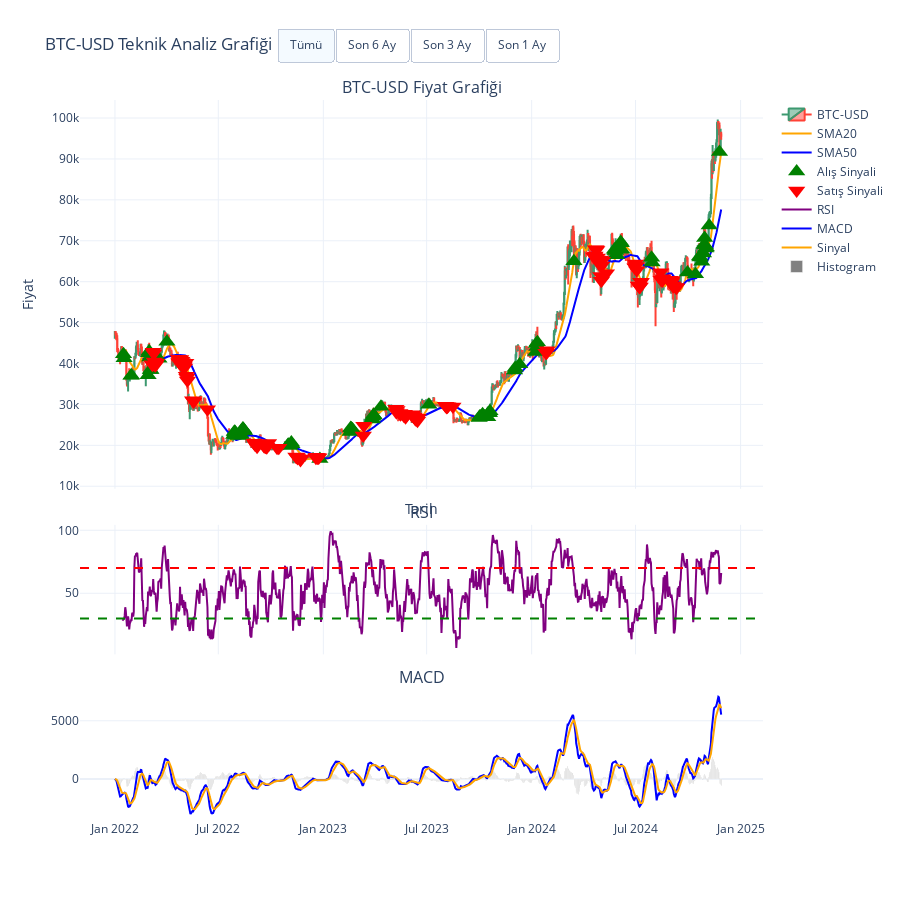

Notebook code for this chart:
### Code cell
# Plotly ile interaktif grafik oluşturma
# Ana grafik ve 2 alt grafik için figure oluşturma
fig = go.Figure()

# Subplot'ları oluşturma
fig = make_subplots(rows=3, cols=1, 
                    shared_xaxes=True,
                    vertical_spacing=0.05,
                    row_heights=[0.6, 0.2, 0.2],
                    subplot_titles=('BTC-USD Fiyat Grafiği', 'RSI', 'MACD'))

# Ana grafik - Mum grafiği ve MA'lar
fig.add_trace(go.Candlestick(x=data.index,
                            open=data['Open'],
                            high=data['High'],
                            low=data['Low'],
                            close=data['Close'],
                            name='BTC-USD'), row=1, col=1)

fig.add_trace(go.Scatter(x=data.index, y=data['SMA20'], 
                        name='SMA20', line=dict(color='orange')), row=1, col=1)
fig.add_trace(go.Scatter(x=data.index, y=data['SMA50'], 
                        name='SMA50', line=dict(color='blue')), row=1, col=1)

# Alım-satım sinyalleri
buy_signals = data[data['Combined_Signal'] == 1].index
fig.add_trace(go.Scatter(x=buy_signals, 
                        y=data.loc[buy_signals, 'Low'] * 0.99,
                        mode='markers',
                        marker=dict(symbol='triangle-up', size=15, color='green'),
                        name='Alış Sinyali'), row=1, col=1)

sell_signals = data[data['Combined_Signal'] == -1].index
fig.add_trace(go.Scatter(x=sell_signals, 
                        y=data.loc[sell_signals, 'High'] * 1.01,
                        mode='markers',
                        marker=dict(symbol='triangle-down', size=15, color='red'),
                        name='Satış Sinyali'), row=1, col=1)

# RSI grafiği
fig.add_trace(go.Scatter(x=data.index, y=data['RSI'], 
                        name='RSI', line=dict(color='purple')), row=2, col=1)
# RSI için 70 ve 30 seviyeleri
fig.add_hline(y=70, line_dash="dash", line_color="red", row=2, col=1)
fig.add_hline(y=30, line_dash="dash", line_color="green", row=2, col=1)

# MACD grafiği
fig.add_trace(go.Scatter(x=data.index, y=data['MACD'], 
                        name='MACD', line=dict(color='blue')), row=3, col=1)
fig.add_trace(go.Scatter(x=data.index, y=data['Signal_Line'], 
                        name='Sinyal', line=dict(color='orange')), row=3, col=1)
# MACD Histogram
fig.add_trace(go.Bar(x=data.index, y=data['MACD_Histogram'], 
                    name='Histogram', marker_color='gray'), row=3, col=1)

# Grafik düzeni ayarları
fig.update_layout(
    title='BTC-USD Teknik Analiz Grafiği',
    yaxis_title='Fiyat',
    xaxis_title='Tarih',
    template='plotly_white',
    xaxis_rangeslider_visible=False,
    height=900  # Grafik yüksekliğini artır
)

# Zaman aralığı seçimi için butonlar
fig.update_layout(
    updatemenus=[
        dict(
            type="buttons",
            direction="right",
            x=0.7,
            y=1.1,
            showactive=True,
            buttons=list([
                dict(
                    label="Tümü",
                    method="relayout",
                    args=[{"xaxis.autorange": True, "yaxis.autorange": True}]
                ),
                dict(
                    label="Son 6 Ay",
                    method="relayout",
                    args=[{"xaxis.range": [data.index[-180], data.index[-1]]}]
                ),
                dict(
                    label="Son 3 Ay",
                    method="relayout",
                    args=[{"xaxis.range": [data.index[-90], data.index[-1]]}]
                ),
                dict(
                    label="Son 1 Ay",
                    method="relayout",
                    args=[{"xaxis.range": [data.index[-30], data.index[-1]]}]
                )
            ]),
        )
    ]
)

# Grafiği göster
fig.show()

### Figure 1 — Plotly figure (JSON) as saved in the notebook; plotly's stock layout.template omitted (floating-point values rounded to 4 significant figures; data arrays with more than 128 entries replaced by an {"elided": "..."} marker saying what was removed)
{"data": [{"close": {"elided": "1063 float values"}, "high": {"elided": "1063 float values"}, "low": {"elided": "1063 float values"}, "name": "BTC-USD", "open": {"elided": "1063 float values"}, "type": "candlestick", "x": {"elided": "1063 str values"}, "xaxis": "x", "yaxis": "y"}, {"line": {"color": "orange"}, "name": "SMA20", "type": "scatter", "x": {"elided": "1063 str values"}, "xaxis": "x", "y": {"elided": "1063 float values"}, "yaxis": "y"}, {"line": {"color": "blue"}, "name": "SMA50", "type": "scatter", "x": {"elided": "1063 str values"}, "xaxis": "x", "y": {"elided": "1063 float values"}, "yaxis": "y"}, {"marker": {"color": "green", "size": 15, "symbol": "triangle-up"}, "mode": "markers", "name": "Alış Sinyali", "type": "scatter", "x": ["2022-01-16T00:00:00", "2022-01-17T00:00:00", "2022-01-29T00:00:00", "2022-01-30T00:00:00", "2022-02-28T00:00:00", "2022-03-01T00:00:00", "2022-03-02T00:00:00", "2022-03-03T00:00:00", "2022-03-04T00:00:00", "2022-03-05T00:00:00", "2022-03-19T00:00:00", "2022-04-02T00:00:00", "2022-07-28T00:00:00", "2022-07-29T00:00:00", "2022-07-30T00:00:00", "2022-07-31T00:00:00", "2022-08-01T00:00:00", "2022-08-02T00:00:00", "2022-08-03T00:00:00", "2022-08-04T00:00:00", "2022-08-05T00:00:00", "2022-08-09T00:00:00", "2022-08-10T00:00:00", "2022-08-11T00:00:00", "2022-08-12T00:00:00", "2022-08-13T00:00:00", "2022-08-14T00:00:00", "2022-08-15T00:00:00", "2022-08-16T00:00:00", "2022-10-31T00:00:00", "2022-11-01T00:00:00", "2022-11-02T00:00:00", "2022-11-03T00:00:00", "2022-11-06T00:00:00", "2022-11-07T00:00:00", "2022-12-26T00:00:00", "2023-02-17T00:00:00", "2023-02-18T00:00:00", "2023-02-19T00:00:00", "2023-02-20T00:00:00", "2023-02-21T00:00:00", "2023-02-22T00:00:00", "2023-02-23T00:00:00", "2023-03-27T00:00:00", "2023-03-28T00:00:00", "2023-03-29T00:00:00", "2023-03-30T00:00:00", "2023-03-31T00:00:00", "2023-04-12T00:00:00", "2023-07-05T00:00:00", "2023-10-01T00:00:00", "2023-10-02T00:00:00", "2023-10-03T00:00:00", "2023-10-04T00:00:00", "2023-10-05T00:00:00", "2023-10-06T00:00:00", "2023-10-07T00:00:00", "2023-10-09T00:00:00", "2023-10-10T00:00:00", "2023-10-16T00:00:00", "2023-10-17T00:00:00", "2023-10-18T00:00:00", "2023-10-19T00:00:00", "2023-10-20T00:00:00", "2023-12-02T00:00:00", "2023-12-03T00:00:00", "2023-12-11T00:00:00", "2024-01-08T00:00:00", "2024-01-09T00:00:00", "2024-01-10T00:00:00", "2024-01-11T00:00:00", "2024-03-15T00:00:00", "2024-05-25T00:00:00", "2024-05-26T00:00:00", "2024-05-27T00:00:00", "2024-05-28T00:00:00", "2024-05-29T00:00:00", "2024-06-05T00:00:00", "2024-06-06T00:00:00", "2024-06-07T00:00:00", "2024-07-29T00:00:00", "2024-07-30T00:00:00", "2024-09-30T00:00:00", "2024-10-14T00:00:00", "2024-10-21T00:00:00", "2024-10-22T00:00:00", "2024-10-25T00:00:00", "2024-10-28T00:00:00", "2024-10-29T00:00:00", "2024-10-30T00:00:00", "2024-10-31T00:00:00", "2024-11-01T00:00:00", "2024-11-02T00:00:00", "2024-11-07T00:00:00", "2024-11-25T00:00:00"], "xaxis": "x", "y": [42260.0, 41260.0, 37030.0, 37060.0, 37140.0, 42520.0, 43000.0, 41500.0, 38420.0, 38390.0, 41190.0, 45320.0, 22500.0, 23250.0, 23340.0, 23040.0, 22660.0, 22480.0, 22520.0, 22260.0, 22390.0, 22750.0, 22540.0, 23660.0, 23420.0, 24100.0, 23960.0, 23600.0, 23500.0, 20080.0, 20160.0, 19890.0, 19890.0, 20710.0, 20290.0, 16640.0, 23230.0, 24220.0, 24080.0, 23690.0, 23960.0, 23410.0, 23460.0, 26340.0, 26410.0, 26990.0, 27440.0, 27310.0, 29430.0, 29920.0, 26700.0, 27070.0, 26940.0, 26980.0, 27100.0, 26940.0, 27590.0, 27030.0, 27030.0, 26860.0, 27830.0, 27890.0, 27900.0, 28320.0, 38270.0, 38910.0, 39830.0, 42810.0, 44790.0, 44040.0, 45220.0, 64970.0, 67830.0, 67500.0, 67550.0, 66550.0, 66430.0, 69690.0, 69420.0, 67820.0, 65870.0, 64670.0, 62240.0, 61820.0, 66160.0, 65920.0, 64870.0, 66860.0, 69030.0, 70700.0, 68890.0, 68090.0, 68340.0, 73740.0, 91720.0], "yaxis": "y"}, {"marker": {"color": "red", "size": 15, "symbol": "triangle-down"}, "mode": "markers", "name": "Satış Sinyali", "type": "scatter", "x": {"elided": "130 str values"}, "xaxis": "x", "y": {"elided": "130 float values"}, "yaxis": "y"}, {"line": {"color": "purple"}, "name": "RSI", "type": "scatter", "x": {"elided": "1063 str values"}, "xaxis": "x2", "y": {"elided": "1063 float values"}, "yaxis": "y2"}, {"line": {"color": "blue"}, "name": "MACD", "type": "scatter", "x": {"elided": "1063 str values"}, "xaxis": "x3", "y": {"elided": "1063 float values"}, "yaxis": "y3"}, {"line": {"color": "orange"}, "name": "Sinyal", "type": "scatter", "x": {"elided": "1063 str values"}, "xaxis": "x3", "y": {"elided": "1063 float values"}, "yaxis": "y3"}, {"marker": {"color": "gray"}, "name": "Histogram", "type": "bar", "x": {"elided": "1063 str values"}, "xaxis": "x3", "y": {"elided": "1063 float values"}, "yaxis": "y3"}], "layout": {"annotations": [{"font": {"size": 16}, "showarrow": false, "text": "BTC-USD Fiyat Grafiği", "x": 0.5, "xanchor": "center", "xref": "paper", "y": 1, "yanchor": "bottom", "yref": "paper"}, {"font": {"size": 16}, "showarrow": false, "text": "RSI", "x": 0.5, "xanchor": "center", "xref": "paper", "y": 0.41, "yanchor": "bottom", "yref": "paper"}, {"font": {"size": 16}, "showarrow": false, "text": "MACD", "x": 0.5, "xanchor": "center", "xref": "paper", "y": 0.18, "yanchor": "bottom", "yref": "paper"}], "height": 900, "shapes": [{"line": {"color": "red", "dash": "dash"}, "type": "line", "x0": 0, "x1": 1, "xref": "x2 domain", "y0": 70, "y1": 70, "yref": "y2"}, {"line": {"color": "green", "dash": "dash"}, "type": "line", "x0": 0, "x1": 1, "xref": "x2 domain", "y0": 30, "y1": 30, "yref": "y2"}], "title": {"text": "BTC-USD Teknik Analiz Grafiği"}, "updatemenus": [{"buttons": [{"args": [{"xaxis.autorange": true, "yaxis.autorange": true}], "label": "Tümü", "method": "relayout"}, {"args": [{"xaxis.range": ["2024-06-02T00:00:00", "2024-11-28T00:00:00"]}], "label": "Son 6 Ay", "method": "relayout"}, {"args": [{"xaxis.range": ["2024-08-31T00:00:00", "2024-11-28T00:00:00"]}], "label": "Son 3 Ay", "method": "relayout"}, {"args": [{"xaxis.range": ["2024-10-30T00:00:00", "2024-11-28T00:00:00"]}], "label": "Son 1 Ay", "method": "relayout"}], "direction": "right", "showactive": true, "type": "buttons", "x": 0.7, "y": 1.1}], "xaxis": {"anchor": "y", "domain": [0, 1], "matches": "x3", "rangeslider": {"visible": false}, "showticklabels": false, "title": {"text": "Tarih"}}, "xaxis2": {"anchor": "y2", "domain": [0, 1], "matches": "x3", "showticklabels": false}, "xaxis3": {"anchor": "y3", "domain": [0, 1]}, "yaxis": {"anchor": "x", "domain": [0.46, 1], "title": {"text": "Fiyat"}}, "yaxis2": {"anchor": "x2", "domain": [0.23, 0.41]}, "yaxis3": {"anchor": "x3", "domain": [0, 0.18]}}}
